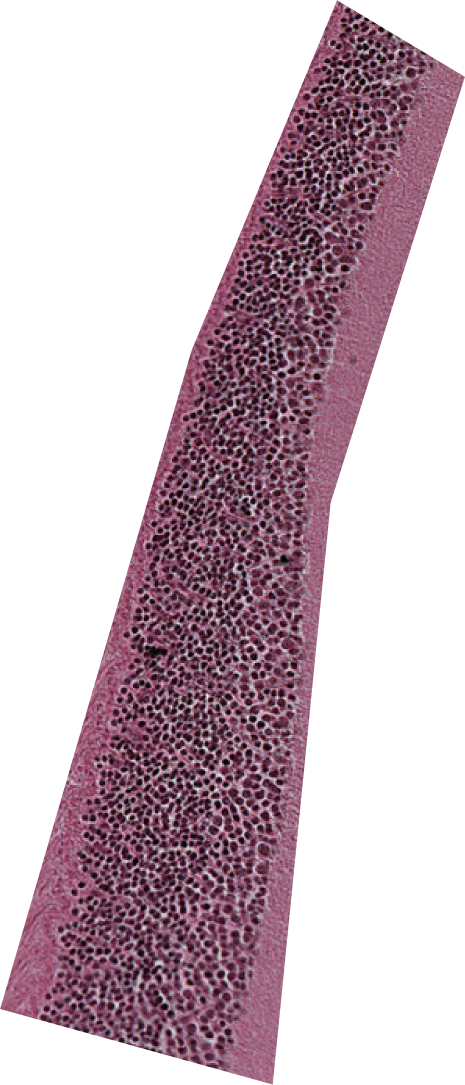
#> input picture sample_data/inner_nuclear_layer.png, 930 x 2170 px, found by its file name (shown at 1/2 size)
$ jupyter execute --allow-errors Pipeline_StepByStep.ipynb
#> lines starting #> are read from the running program, lines starting #| are printed output that depends on the picture; after the words box and inside, x2 and y2 are one past the last pixel; in counts of white or black regions, pixels touching at a corner belong together; long printed decimals are rounded
# Retinal Cell Counting Pipeline

This basic tutorial shows you how to input an image of a histological retinal image and get the cell count.

## Setup

Imports

[cell 1]
from skimage import data, io
from skimage.morphology import disk
from skimage.filters import median
from skimage.color import rgb2hed
from skimage.exposure import rescale_intensity
import skimage.filters as skfi
import skimage.morphology as morphology

from math import sqrt
from skimage.feature import blob_log
from skimage.color import rgb2gray
import matplotlib.pyplot as plt

import os
import sys
import numpy as np

import requests  # http://docs.python-requests.org/en/master/
from io import BytesIO

print("Python version:", sys.version_info)
#> (the rest of this cell did not finish here and is left out)

Input file

[cell 2]
gtUrl = ("https://github.com/hannahqkim/CellCountProtocol/blob/main/sample_data/inner_nuclear_layer.png?raw=true")

response = requests.get(gtUrl)
img = io.imread(BytesIO(response.content))
#> img is the input picture: shape (2170, 930, 3); mean R, G, B 201.2, 182.9, 191.6
med = median(img)
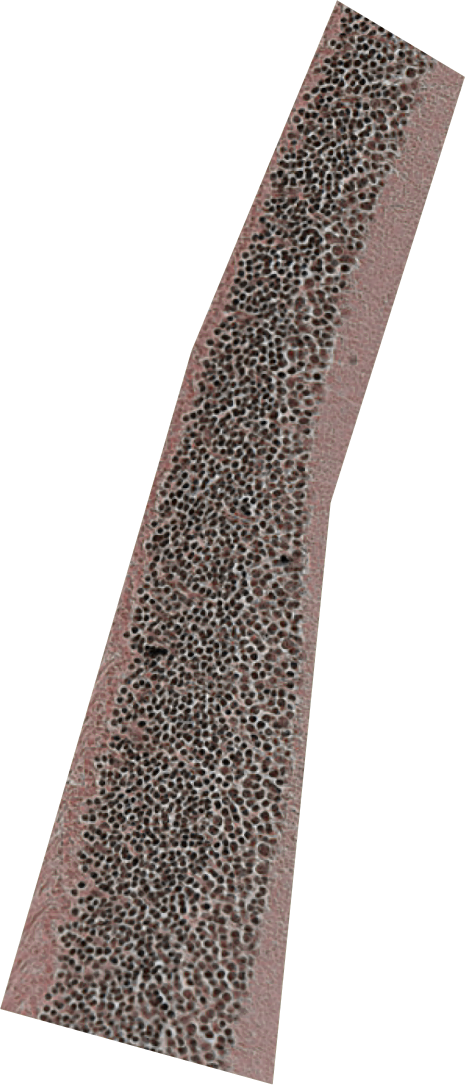
#> med: shape (2170, 930, 3) (shown at 1/2 size); mean R, G, B 197.9, 191.6, 189.4
plt.imshow(med)

## Pipeline

RGB to Haematoxylin-Eosin-DAB (HED) color space conversion

[cell 3]
ihc_hed = rgb2hed(med)
#> ihc_hed: shape (2170, 930, 3) float64; mean of channels 0, 1, 2 0.0271, 0.000134, 0.0347
hema = ihc_hed[:, :, 0]
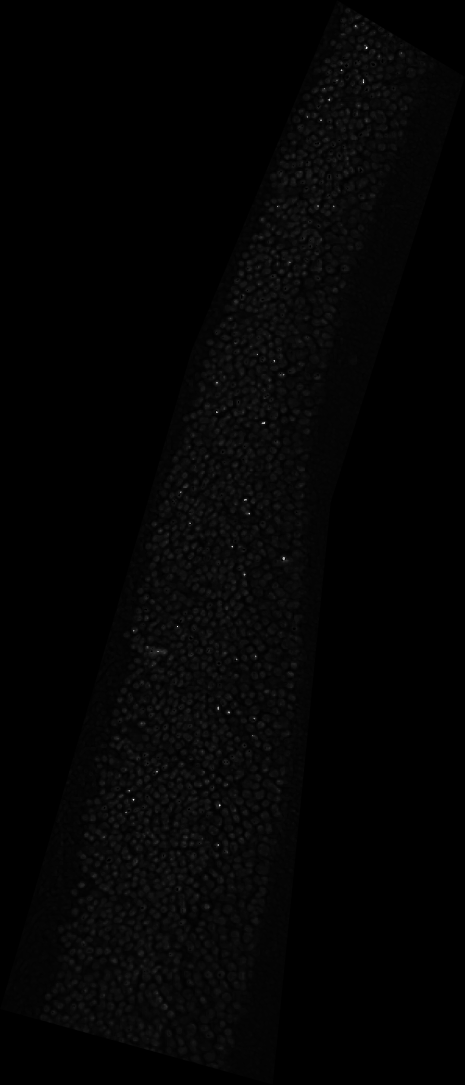
#> hema: shape (2170, 930) float64 (shown at 1/2 size); min 0, max 1.74, mean 0.0271; drawn with min black and max white
plt.imshow(hema)

h = rescale_intensity(hema, out_range=(0, 1))
print(np.min(h))
#| 0.0
print(np.max(h))
#| 1.0
print(np.mean(h))
#| 0.0156

plt.imshow(h)
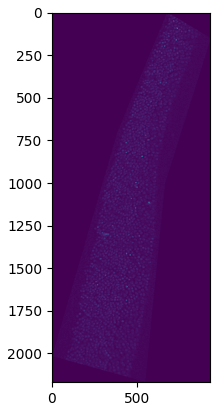
#> figure drawn by matplotlib, 1 panel

Yen thresholding

[cell 4]
thresh = skfi.threshold_yen(h)
#> thresh = 0.146
binary = h >= thresh
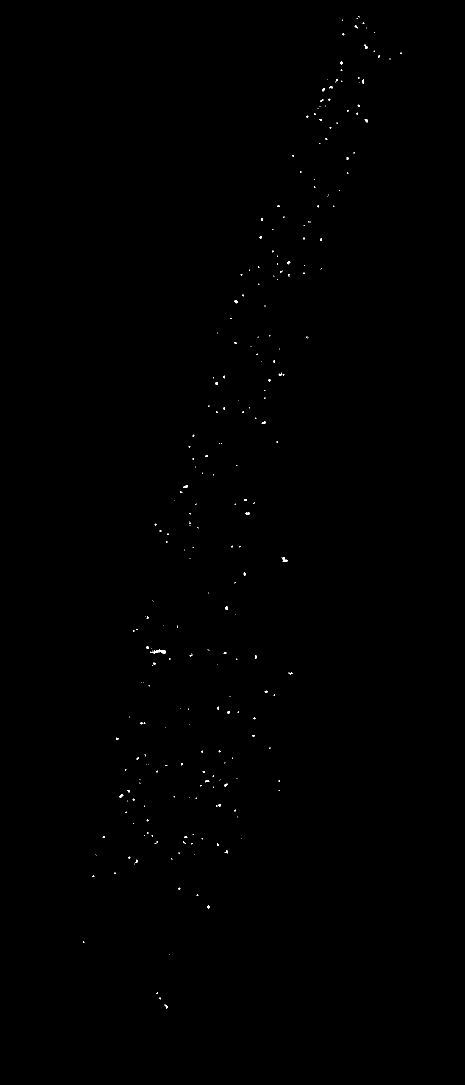
#> binary: shape (2170, 930) bool (shown at 1/2 size); 0.12% white in thin lines or dots, all inside (x1, y1, x2, y2) = (166, 32, 804, 2017)

plt.imshow(binary)

Erosion & dilation

[cell 5]
de1 = morphology.binary_erosion(morphology.binary_erosion(morphology.binary_erosion(morphology.binary_erosion(morphology.binary_erosion(binary)))))
#> de1: shape (2170, 930) bool; every value is 0
de2 = morphology.binary_dilation(morphology.binary_dilation(morphology.binary_dilation(morphology.binary_dilation(de1))))

plt.imshow(de2)

$ run again, with sample_data/photoreceptor_layer.png copied over sample_data/inner_nuclear_layer.png
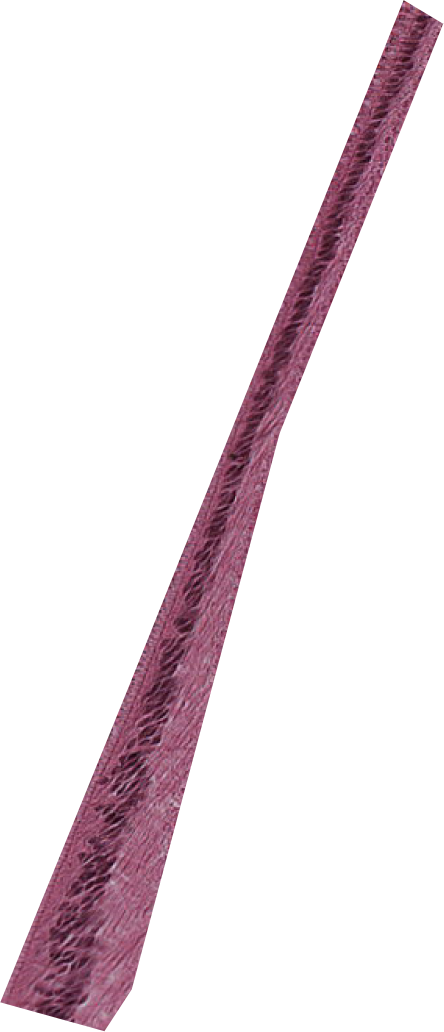
#> input picture sample_data/photoreceptor_layer.png, 887 x 2063 px, found by its file name (shown at 1/2 size)
#> img is the input picture: shape (2063, 887, 3); mean R, G, B 236.3, 226.9, 230.9
#> ihc_hed: shape (2063, 887, 3) float64; mean of channels 0, 1, 2 0.00744, 4.91e-05, 0.0122
#| 0.0
#| 1.0
#| 0.03719
#> `[cell 3] ihc_hed = rgb2hed(med) hema = ihc_hed[:, :, 0] plt.imshow(hem..`:
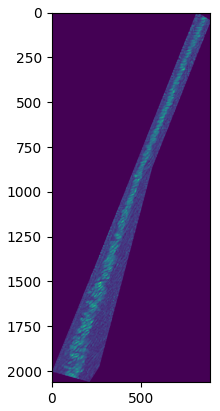
#> figure drawn by matplotlib, 1 panel
#> thresh = 0.252
#> binary: shape (2063, 887) bool; 5% white; 1054 white regions (821 under 20 px), largest, box (x1, y1, x2, y2) and area: (442, 82, 843, 980) 26650, (66, 1529, 308, 2041) 25110, (272, 978, 474, 1493) 19012
#> de1: shape (2063, 887) bool; 1.4% white; 87 white regions (25 under 20 px), largest, box (x1, y1, x2, y2) and area: (289, 1269, 379, 1425) 2623, (511, 646, 597, 805) 2621, (639, 340, 725, 520) 2417
#> `de2 = morphology.binary_dilation(morphology.binary_dilation(morphology..`:
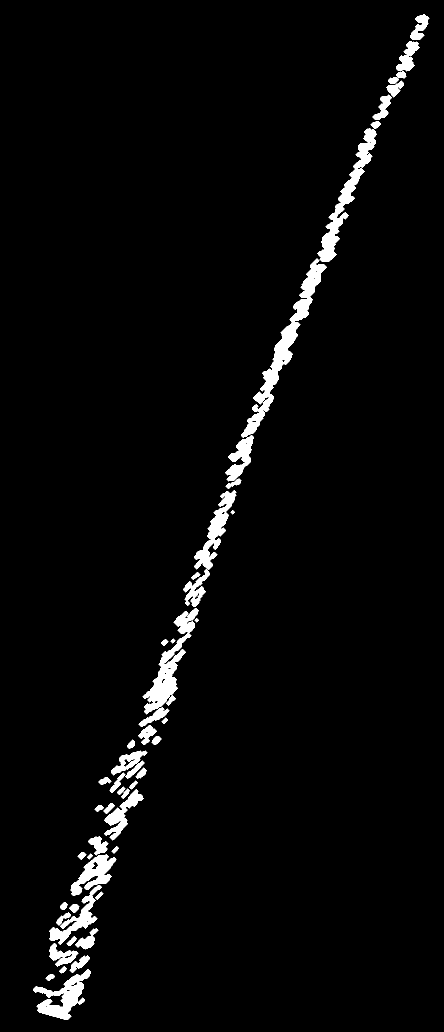
#> de2: shape (2063, 887) bool (shown at 1/2 size); 3.2% white; 53 white regions, largest, box (x1, y1, x2, y2) and area: (482, 517, 654, 876) 9047, (285, 1217, 398, 1429) 6236, (635, 256, 754, 524) 6148
